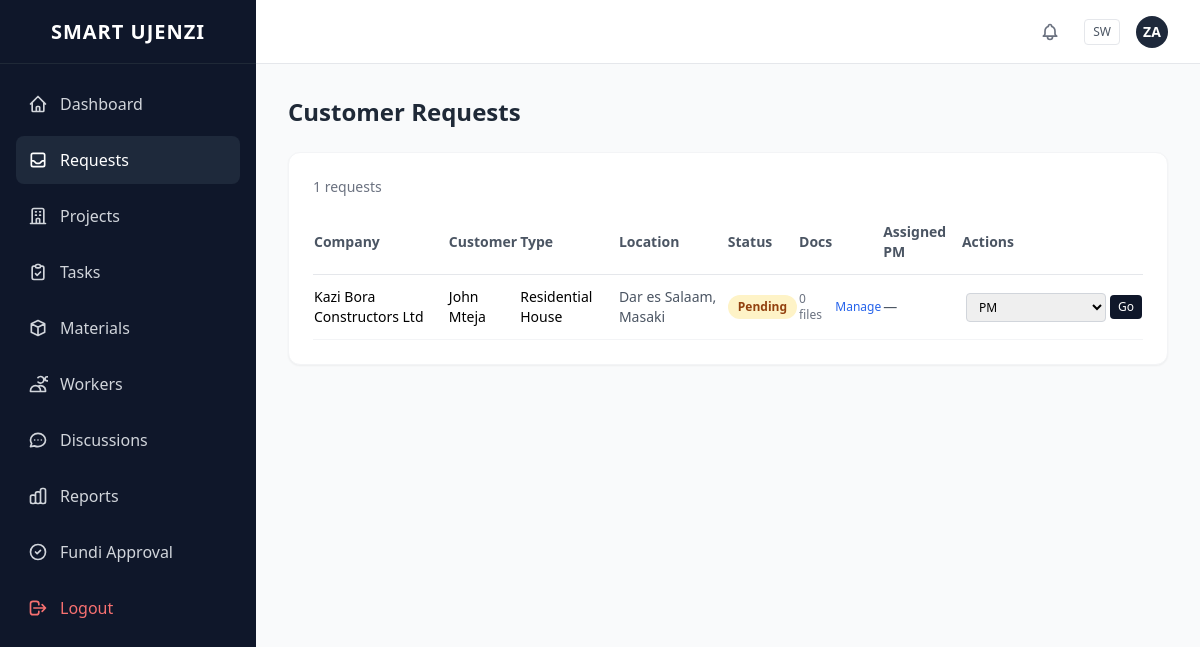
The app's page /customer_requests.php (signed in) with its own data.
### tables this page shows
CREATE TABLE customer_requests (
    id INT AUTO_INCREMENT PRIMARY KEY,
    customer_id INT NOT NULL,
    company_id INT,
    project_type VARCHAR(255) NOT NULL,
    location VARCHAR(255) NOT NULL,
    description TEXT,
    company_proposal TEXT,
    assigned_pm_id INT,
    status VARCHAR(50) DEFAULT 'Pending',
    created_at TIMESTAMP DEFAULT CURRENT_TIMESTAMP,
    FOREIGN KEY(customer_id) REFERENCES users(id),
    FOREIGN KEY(company_id) REFERENCES companies(id),
    FOREIGN KEY(assigned_pm_id) REFERENCES users(id)
);

CREATE TABLE companies (
    id INT AUTO_INCREMENT PRIMARY KEY,
    name VARCHAR(255) NOT NULL,               
    tagline VARCHAR(255),                      
    location VARCHAR(255) NOT NULL,           
    city VARCHAR(100) NOT NULL,               
    country VARCHAR(100) DEFAULT 'Tanzania',
    rating DECIMAL(2,1) DEFAULT 0.0,         
    verified INT DEFAULT 0,                   
    years_experience INT DEFAULT 0,           
    projects_completed INT DEFAULT 0,         
    licenses TEXT,                             
    engineers INT DEFAULT 0,                   
    logo_initials VARCHAR(4),                  
    company_id VARCHAR(50) UNIQUE             
);

CREATE TABLE users (
    id INT AUTO_INCREMENT PRIMARY KEY,
    name VARCHAR(255) NOT NULL,               
    email VARCHAR(255) UNIQUE NOT NULL,        
    password VARCHAR(255) NOT NULL,            
    role VARCHAR(50) NOT NULL,                 
    location VARCHAR(255) DEFAULT '',           
    skills TEXT DEFAULT '',                       
    approved TINYINT(1) DEFAULT 1                
);

### includes/config.php (called while the page is built, shortened)
<?php
function getDB(): PDO {
    static $pdo = null;
    if ($pdo === null) {
        try {
    $dsn = "mysql:host=" . DB_HOST . ";dbname=" . DB_NAME . ";charset=utf8mb4";
            $pdo = new PDO($dsn, DB_USER, DB_PASS, [
                PDO::ATTR_ERRMODE => PDO::ERRMODE_EXCEPTION,
                PDO::ATTR_DEFAULT_FETCH_MODE => PDO::FETCH_ASSOC,
            ]);
        } catch (PDOException $e) {
            if (APP_ENV === 'production') {
                die('Database connection failed. Please check your configuration.');
            }
            throw $e;
        }
    }
    return $pdo;
}

### includes/functions.php (called while the page is built, shortened)
<?php
require_once __DIR__ . '/config.php';
function runQuery(string $sql, array $params = []): array {
    $stmt = getDB()->prepare($sql);
    $stmt->execute($params);
    return $stmt->fetchAll();
}

### customer_requests.php (the view, shortened to what this page needs)
<?php
require_once __DIR__ . '/includes/functions.php';
require_once __DIR__ . '/includes/header.php';
$role = $_SESSION['role'];
$userId = $_SESSION['user_id'];
$docCounts = [];
if ($role === 'project_manager') {
    $requests = runQuery("SELECT cr.*, u.name as customer_name, c.name as company_name, pm.name as pm_name FROM customer_requests cr JOIN users u ON cr.customer_id = u.id LEFT JOIN companies c ON cr.company_id = c.id LEFT JOIN users pm ON cr.assigned_pm_id = pm.id WHERE cr.assigned_pm_id = ? ORDER BY cr.id DESC", [$userId]);
} else {
    $requests = runQuery("SELECT cr.*, u.name as customer_name, c.name as company_name, pm.name as pm_name FROM customer_requests cr JOIN users u ON cr.customer_id = u.id LEFT JOIN companies c ON cr.company_id = c.id LEFT JOIN users pm ON cr.assigned_pm_id = pm.id ORDER BY cr.id DESC");
}
$statusColors = ['Pending' => 'badge-yellow', 'Reviewed' => 'badge-blue', 'Accepted' => 'badge-green', 'Rejected' => 'badge-red'];
?>
<div class="bg-white rounded-xl shadow-sm border border-gray-100 p-6">
    <div class="flex justify-between items-center mb-6">
        <p class="text-sm text-gray-500"><?= count($requests) ?> requests</p>
    </div>
    <div class="overflow-x-auto">
        <table class="w-full text-sm">
            <thead>
                <tr class="border-b border-gray-200 text-left">
                    <th class="pb-3 font-semibold text-gray-600">Company</th>
                    <th class="pb-3 font-semibold text-gray-600">Customer</th>
                    <th class="pb-3 font-semibold text-gray-600">Type</th>
                    <th class="pb-3 font-semibold text-gray-600">Location</th>
                    <th class="pb-3 font-semibold text-gray-600">Status</th>
                    <th class="pb-3 font-semibold text-gray-600">Docs</th>
                    <th class="pb-3 font-semibold text-gray-600">Assigned PM</th>
                    <th class="pb-3 font-semibold text-gray-600">Actions</th>
                </tr>
            </thead>
            <tbody>
                <?php foreach ($requests as $r): ?>
                <tr class="border-b border-gray-100 hover:bg-gray-50">
                    <td class="py-3"><?= htmlspecialchars($r['company_name'] ?? '—') ?></td>
                    <td class="py-3 font-medium"><?= htmlspecialchars($r['customer_name']) ?></td>
                    <td class="py-3"><?= htmlspecialchars($r['project_type']) ?></td>
                    <td class="py-3 text-gray-600"><?= htmlspecialchars($r['location']) ?></td>
                    <td class="py-3">
                        <span class="badge <?= $statusColors[$r['status']] ?? 'badge-gray' ?>"><?= $r['status'] ?></span>
                    </td>
                    <td class="py-3">
                        <div class="flex items-center gap-1">
                            <span class="text-xs text-gray-500"><?= (int)($docCounts[$r['id']] ?? 0) ?> files</span>
                            <a href="client/upload-documents.php?request_id=<?= $r['id'] ?>" class="text-xs text-blue-600 hover:underline ml-1">Manage</a>
                        </div>
                    </td>
                    <td class="py-3 text-gray-600"><?= htmlspecialchars($r['pm_name'] ?? '—') ?></td>
                    <td class="py-3">
                        <?php if (in_array($role, ['admin', 'super_admin']) && !$r['assigned_pm_id']): ?>
                        <form method="POST" class="flex items-center space-x-1">
                            <select name="pm_id" required class="text-xs px-2 py-1 border border-gray-300 rounded">
                                <option value="">PM</option>
                            </select>
                            <button type="submit" name="assign_pm" class="text-xs px-2 py-1 bg-slate-900 text-white rounded hover:bg-slate-800">Go</button>
                        </form>
                        <?php else: ?>
                        <span class="text-gray-400 text-xs"><?= htmlspecialchars($r['pm_name'] ?? '—') ?></span>
                        <?php endif; ?>
                    </td>
                </tr>
                <?php endforeach; ?>
            </tbody>
        </table>
    </div>
</div>
<?php require_once __DIR__ . '/includes/footer.php'; ?>

### assets/css/style.css (style rules this page uses)
.badge { display: inline-flex; align-items: center; padding: 2px 10px; border-radius: 9999px; font-size: 0.75rem; font-weight: 600; }
.badge-yellow { background-color: #fef3c7; color: #92400e; }

### records on screen
customer_requests: company.name "Kazi Bora Constructors Ltd", customer.name "John Mteja", project_type "Residential House", location "Dar es Salaam, Masaki", status "Pending", id "0", pm_name "—"

### other values on screen
$item['name'] "Dashboard"
$item['name'] "Requests"
$item['name'] "Projects"
$item['name'] "Tasks"
$item['name'] "Materials"
$item['name'] "Workers"
$item['name'] "Discussions"
$item['name'] "Reports"
$item['name'] "Fundi Approval"
substr($userName, 0, 2) "ZA"
$pageTitle "Customer Requests"
count($requests) "1"
